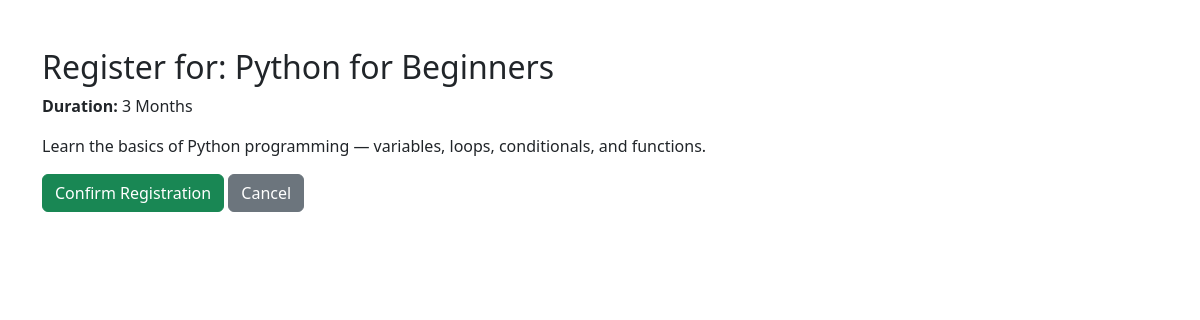
/register_course/2/, run on the app's committed database.
### course_app/models.py (models this page shows, shortened)
class Course(models.Model):
    DURATION_CHOICE = [
        ('1 Month', '1 Month'),
        ('3 Months', '3 Months'),
        ('6 Months', '6 Months'),
    ]
    course_name = models.CharField(max_length=100)
    duration = models.CharField(max_length=20,choices=DURATION_CHOICE)
    description = models.TextField()
    course_image = models.ImageField(upload_to='course_images/', blank=True, null=True)

### course_app/views.py (the view)
# urls.py: path('register_course/<int:course_id>/', views.register_course, name='register_course'),
def register_course(request, course_id):
    course = get_object_or_404(Course, id=course_id)
    if request.method == 'POST':
        Registration.objects.create(
            student_name=request.user.username,  # use username or any name
            course=course
        )
        return redirect('student_dashboard')
    return render(request, 'register_course.html', {'course': course})

### course_app/templates/register_course.html (shortened to what this page needs)
{% load static %}
<!DOCTYPE html>
<html lang="en">
<head>
  <link href="https://cdn.jsdelivr.net/npm/bootstrap@5.3.3/dist/css/bootstrap.min.css" rel="stylesheet">
</head>
<body>
<div class="container mt-5">
    <h2>Register for: {{ course.course_name }}</h2>
    <p><strong>Duration:</strong> {{ course.get_duration_display }}</p>
    <p>{{ course.description }}</p>
    <form method="post">
        <button type="submit" class="btn btn-success">Confirm Registration</button>
        <a href="{% url 'student_dashboard' %}" class="btn btn-secondary">Cancel</a>
    </form>
</div>
</body>
</html>

### data on the page
Course: course_name "Python for Beginners", duration "3 Months", description "Learn the basics of Python programming — variables, loops, conditionals, and functions."
